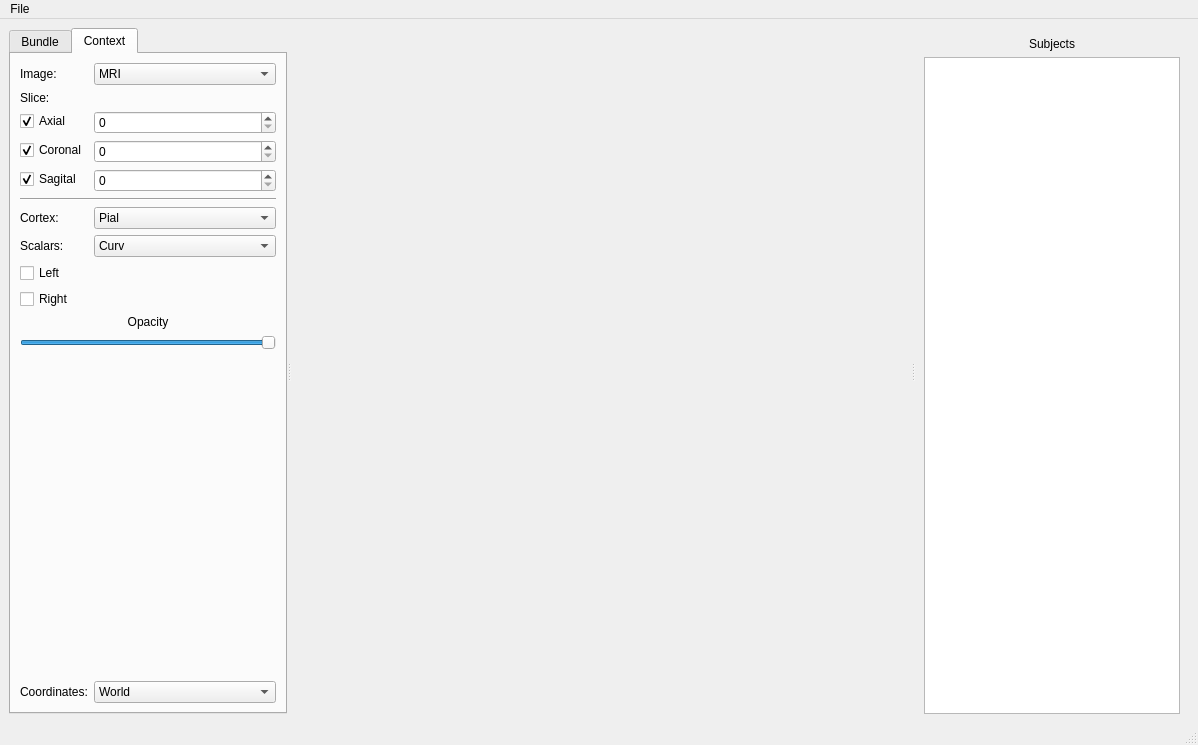
<?xml version="1.0" encoding="UTF-8"?>
<ui version="4.0">
 <class>LogicBundlesApp</class>
 <widget class="QMainWindow" name="LogicBundlesApp">
  <property name="geometry">
   <rect>
    <x>0</x>
    <y>0</y>
    <width>1198</width>
    <height>745</height>
   </rect>
  </property>
  <property name="windowTitle">
   <string>MainWindow</string>
  </property>
  <property name="windowIcon">
   <iconset>
    <normalon>:/icons/logic.png</normalon>
   </iconset>
  </property>
  <widget class="QWidget" name="centralwidget">
   <layout class="QHBoxLayout" name="horizontalLayout">
    <item>
     <widget class="QSplitter" name="splitter">
      <property name="orientation">
       <enum>Qt::Horizontal</enum>
      </property>
      <widget class="QTabWidget" name="ContextTab">
       <property name="sizePolicy">
        <sizepolicy hsizetype="MinimumExpanding" vsizetype="Expanding">
         <horstretch>0</horstretch>
         <verstretch>0</verstretch>
        </sizepolicy>
       </property>
       <property name="currentIndex">
        <number>1</number>
       </property>
       <widget class="QWidget" name="tab">
        <attribute name="title">
         <string>Bundle</string>
        </attribute>
        <layout class="QVBoxLayout" name="verticalLayout_3">
         <item>
          <widget class="QLabel" name="label_3">
           <property name="text">
            <string>Waypoints</string>
           </property>
          </widget>
         </item>
         <item>
          <widget class="QTreeView" name="treeView">
           <property name="contextMenuPolicy">
            <enum>Qt::CustomContextMenu</enum>
           </property>
           <property name="showDropIndicator" stdset="0">
            <bool>false</bool>
           </property>
           <property name="dragDropMode">
            <enum>QAbstractItemView::NoDragDrop</enum>
           </property>
           <property name="defaultDropAction">
            <enum>Qt::IgnoreAction</enum>
           </property>
           <property name="alternatingRowColors">
            <bool>true</bool>
           </property>
           <property name="animated">
            <bool>true</bool>
           </property>
           <property name="wordWrap">
            <bool>true</bool>
           </property>
           <property name="headerHidden">
            <bool>true</bool>
           </property>
          </widget>
         </item>
         <item>
          <widget class="QPushButton" name="add_logic">
           <property name="text">
            <string>Add Logic Node</string>
           </property>
          </widget>
         </item>
         <item>
          <widget class="QPushButton" name="add_segmented">
           <property name="text">
            <string>Add Segmented Structure</string>
           </property>
          </widget>
         </item>
         <item>
          <widget class="QPushButton" name="add_roi">
           <property name="text">
            <string>Add ROI</string>
           </property>
          </widget>
         </item>
         <item>
          <spacer name="verticalSpacer_3">
           <property name="orientation">
            <enum>Qt::Vertical</enum>
           </property>
           <property name="sizeHint" stdset="0">
            <size>
             <width>20</width>
             <height>40</height>
            </size>
           </property>
          </spacer>
         </item>
         <item>
          <widget class="QLabel" name="label_5">
           <property name="text">
            <string>Waypoints Opacity</string>
           </property>
          </widget>
         </item>
         <item>
          <widget class="QSlider" name="waypoints_opacity">
           <property name="maximum">
            <number>100</number>
           </property>
           <property name="value">
            <number>100</number>
           </property>
           <property name="orientation">
            <enum>Qt::Horizontal</enum>
           </property>
          </widget>
         </item>
         <item>
          <spacer name="verticalSpacer">
           <property name="orientation">
            <enum>Qt::Vertical</enum>
           </property>
           <property name="sizeHint" stdset="0">
            <size>
             <width>20</width>
             <height>40</height>
            </size>
           </property>
          </spacer>
         </item>
         <item>
          <widget class="QFrame" name="frame_3">
           <property name="frameShape">
            <enum>QFrame::NoFrame</enum>
           </property>
           <property name="frameShadow">
            <enum>QFrame::Raised</enum>
           </property>
           <layout class="QGridLayout" name="gridLayout">
            <item row="2" column="0">
             <widget class="QComboBox" name="fiber_scalar_combo">
              <property name="enabled">
               <bool>true</bool>
              </property>
              <item>
               <property name="text">
                <string>Count</string>
               </property>
              </item>
              <item>
               <property name="text">
                <string>Mean Length</string>
               </property>
              </item>
              <item>
               <property name="text">
                <string>Mean FA</string>
               </property>
              </item>
              <item>
               <property name="text">
                <string>Mean DC</string>
               </property>
              </item>
             </widget>
            </item>
            <item row="1" column="0" colspan="2">
             <widget class="QCheckBox" name="preview_bundle">
              <property name="text">
               <string>Preview Bundle</string>
              </property>
             </widget>
            </item>
            <item row="2" column="1">
             <widget class="QDoubleSpinBox" name="scalar_box">
              <property name="locale">
               <locale language="English" country="UnitedStates"/>
              </property>
              <property name="frame">
               <bool>true</bool>
              </property>
              <property name="readOnly">
               <bool>true</bool>
              </property>
              <property name="buttonSymbols">
               <enum>QAbstractSpinBox::NoButtons</enum>
              </property>
              <property name="maximum">
               <double>100000.000000000000000</double>
              </property>
             </widget>
            </item>
            <item row="3" column="0" colspan="2">
             <widget class="QPushButton" name="export_to_db">
              <property name="enabled">
               <bool>false</bool>
              </property>
              <property name="text">
               <string>Export to DB</string>
              </property>
             </widget>
            </item>
           </layout>
          </widget>
         </item>
        </layout>
       </widget>
       <widget class="QWidget" name="tab_2">
        <attribute name="title">
         <string>Context</string>
        </attribute>
        <layout class="QFormLayout" name="formLayout">
         <property name="fieldGrowthPolicy">
          <enum>QFormLayout::AllNonFixedFieldsGrow</enum>
         </property>
         <item row="0" column="0">
          <widget class="QLabel" name="label">
           <property name="text">
            <string>Image: </string>
           </property>
          </widget>
         </item>
         <item row="0" column="1">
          <widget class="QComboBox" name="image_combo">
           <item>
            <property name="text">
             <string>MRI</string>
            </property>
           </item>
           <item>
            <property name="text">
             <string>APARC</string>
            </property>
           </item>
           <item>
            <property name="text">
             <string>WMPARC</string>
            </property>
           </item>
           <item>
            <property name="text">
             <string>DTI</string>
            </property>
           </item>
          </widget>
         </item>
         <item row="3" column="0">
          <widget class="QCheckBox" name="axial_check">
           <property name="text">
            <string>Axial</string>
           </property>
           <property name="checked">
            <bool>true</bool>
           </property>
          </widget>
         </item>
         <item row="4" column="0">
          <widget class="QCheckBox" name="coronal_check">
           <property name="text">
            <string>Coronal</string>
           </property>
           <property name="checked">
            <bool>true</bool>
           </property>
          </widget>
         </item>
         <item row="5" column="0">
          <widget class="QCheckBox" name="sagital_check">
           <property name="text">
            <string>Sagital</string>
           </property>
           <property name="checked">
            <bool>true</bool>
           </property>
          </widget>
         </item>
         <item row="3" column="1">
          <widget class="QSpinBox" name="axial_slice"/>
         </item>
         <item row="4" column="1">
          <widget class="QSpinBox" name="coronal_slice"/>
         </item>
         <item row="5" column="1">
          <widget class="QSpinBox" name="sagital_slice"/>
         </item>
         <item row="2" column="0">
          <widget class="QLabel" name="label_2">
           <property name="text">
            <string>Slice:</string>
           </property>
          </widget>
         </item>
         <item row="6" column="0" colspan="2">
          <widget class="Line" name="line_3">
           <property name="orientation">
            <enum>Qt::Horizontal</enum>
           </property>
          </widget>
         </item>
         <item row="7" column="0">
          <widget class="QLabel" name="label_13">
           <property name="text">
            <string>Cortex:</string>
           </property>
          </widget>
         </item>
         <item row="7" column="1">
          <widget class="QComboBox" name="surface_combo">
           <item>
            <property name="text">
             <string>Pial</string>
            </property>
           </item>
           <item>
            <property name="text">
             <string>White</string>
            </property>
           </item>
          </widget>
         </item>
         <item row="9" column="0">
          <widget class="QCheckBox" name="left_cortex_check">
           <property name="text">
            <string>Left</string>
           </property>
          </widget>
         </item>
         <item row="8" column="0">
          <widget class="QLabel" name="label_14">
           <property name="text">
            <string>Scalars:</string>
           </property>
          </widget>
         </item>
         <item row="8" column="1">
          <widget class="QComboBox" name="scalar_combo">
           <item>
            <property name="text">
             <string>Curv</string>
            </property>
           </item>
           <item>
            <property name="text">
             <string>Average  curv.</string>
            </property>
           </item>
           <item>
            <property name="text">
             <string>Area</string>
            </property>
           </item>
           <item>
            <property name="text">
             <string>Thickness</string>
            </property>
           </item>
           <item>
            <property name="text">
             <string>Sulc</string>
            </property>
           </item>
           <item>
            <property name="text">
             <string>Parcellation</string>
            </property>
           </item>
           <item>
            <property name="text">
             <string>Parcellation 2009</string>
            </property>
           </item>
           <item>
            <property name="text">
             <string>Broadman Area</string>
            </property>
           </item>
          </widget>
         </item>
         <item row="10" column="0">
          <widget class="QCheckBox" name="right_cortex_check">
           <property name="text">
            <string>Right</string>
           </property>
          </widget>
         </item>
         <item row="11" column="0" colspan="2">
          <widget class="QLabel" name="label_16">
           <property name="text">
            <string>Opacity</string>
           </property>
           <property name="alignment">
            <set>Qt::AlignCenter</set>
           </property>
          </widget>
         </item>
         <item row="12" column="0" colspan="2">
          <widget class="QSlider" name="cortex_opac">
           <property name="maximum">
            <number>100</number>
           </property>
           <property name="value">
            <number>100</number>
           </property>
           <property name="tracking">
            <bool>false</bool>
           </property>
           <property name="orientation">
            <enum>Qt::Horizontal</enum>
           </property>
          </widget>
         </item>
         <item row="14" column="0">
          <widget class="QLabel" name="label_4">
           <property name="text">
            <string>Coordinates:</string>
           </property>
          </widget>
         </item>
         <item row="13" column="0">
          <spacer name="verticalSpacer_2">
           <property name="orientation">
            <enum>Qt::Vertical</enum>
           </property>
           <property name="sizeHint" stdset="0">
            <size>
             <width>20</width>
             <height>40</height>
            </size>
           </property>
          </spacer>
         </item>
         <item row="14" column="1">
          <widget class="QComboBox" name="space_combo">
           <item>
            <property name="text">
             <string>World</string>
            </property>
           </item>
           <item>
            <property name="text">
             <string>Talairach</string>
            </property>
           </item>
           <item>
            <property name="text">
             <string>Dartel</string>
            </property>
           </item>
          </widget>
         </item>
        </layout>
       </widget>
      </widget>
      <widget class="QFrame" name="frame">
       <property name="sizePolicy">
        <sizepolicy hsizetype="Expanding" vsizetype="Preferred">
         <horstretch>10</horstretch>
         <verstretch>0</verstretch>
        </sizepolicy>
       </property>
       <property name="minimumSize">
        <size>
         <width>600</width>
         <height>0</height>
        </size>
       </property>
       <property name="frameShape">
        <enum>QFrame::NoFrame</enum>
       </property>
       <property name="frameShadow">
        <enum>QFrame::Raised</enum>
       </property>
       <layout class="QVBoxLayout" name="verticalLayout_2">
        <property name="leftMargin">
         <number>0</number>
        </property>
        <property name="topMargin">
         <number>0</number>
        </property>
        <property name="rightMargin">
         <number>0</number>
        </property>
        <property name="bottomMargin">
         <number>0</number>
        </property>
        <item>
         <widget class="QFrame" name="vtk_frame">
          <property name="sizePolicy">
           <sizepolicy hsizetype="Ignored" vsizetype="Preferred">
            <horstretch>0</horstretch>
            <verstretch>0</verstretch>
           </sizepolicy>
          </property>
          <property name="frameShape">
           <enum>QFrame::NoFrame</enum>
          </property>
          <property name="frameShadow">
           <enum>QFrame::Raised</enum>
          </property>
         </widget>
        </item>
       </layout>
      </widget>
      <widget class="QFrame" name="frame_2">
       <property name="sizePolicy">
        <sizepolicy hsizetype="MinimumExpanding" vsizetype="Preferred">
         <horstretch>0</horstretch>
         <verstretch>0</verstretch>
        </sizepolicy>
       </property>
       <property name="frameShape">
        <enum>QFrame::NoFrame</enum>
       </property>
       <property name="frameShadow">
        <enum>QFrame::Raised</enum>
       </property>
       <layout class="QVBoxLayout" name="verticalLayout">
        <property name="bottomMargin">
         <number>0</number>
        </property>
        <item>
         <widget class="QLabel" name="label_15">
          <property name="text">
           <string>Subjects</string>
          </property>
          <property name="alignment">
           <set>Qt::AlignCenter</set>
          </property>
         </widget>
        </item>
        <item>
         <widget class="QListView" name="subjects_list">
          <property name="alternatingRowColors">
           <bool>true</bool>
          </property>
          <property name="selectionBehavior">
           <enum>QAbstractItemView::SelectRows</enum>
          </property>
         </widget>
        </item>
       </layout>
      </widget>
     </widget>
    </item>
   </layout>
  </widget>
  <widget class="QMenuBar" name="menubar">
   <property name="geometry">
    <rect>
     <x>0</x>
     <y>0</y>
     <width>1198</width>
     <height>26</height>
    </rect>
   </property>
   <widget class="QMenu" name="menuFile">
    <property name="title">
     <string>File</string>
    </property>
    <addaction name="actionSave_Scenario"/>
    <addaction name="actionLoad_Scenario"/>
    <addaction name="separator"/>
    <addaction name="actionSave_Bundle"/>
    <addaction name="actionLoad_Bundle"/>
   </widget>
   <addaction name="menuFile"/>
  </widget>
  <widget class="QStatusBar" name="statusbar"/>
  <action name="actionSave_Scenario">
   <property name="text">
    <string>Save Scenario</string>
   </property>
  </action>
  <action name="actionLoad_Scenario">
   <property name="text">
    <string>Load Scenario</string>
   </property>
  </action>
  <action name="actionSave_Bundle">
   <property name="text">
    <string>Save Bundle</string>
   </property>
  </action>
  <action name="actionLoad_Bundle">
   <property name="text">
    <string>Load Bundle</string>
   </property>
  </action>
 </widget>
 <resources>
  <include location="resources.qrc"/>
 </resources>
 <connections/>
</ui>
